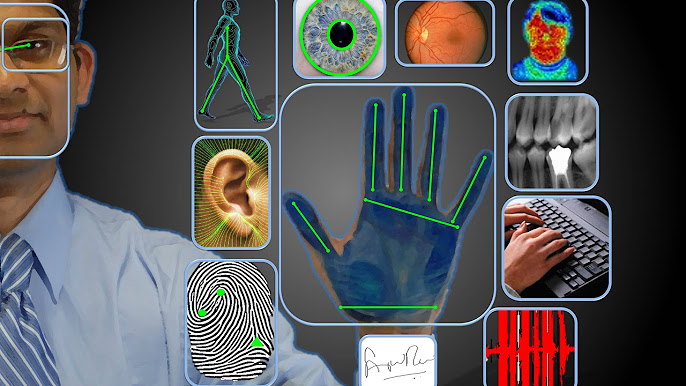
#> input picture raw_imgs/hq.jpg, 686 x 386 px
$ python img-read.py
#> lines starting #> are read from the running program, lines starting #| are printed output that depends on the picture
#1 - pillow lib:for image manip. and processing lib
# ,used for cropping ,resizing ,basic filtering ,but for higher processing
# ,other libs like cv ,skimage ,sklearn are used

from PIL import Image
import numpy as np
from matplotlib import pyplot as plt ,image as mpimg
from skimage import io ,img_as_float ,img_as_ubyte
import cv2

#note images read by PIL are not arrays
img = Image.open('../../raw_imgs/hq.jpg')
#> img is the input picture: PIL image 686x386 RGB; mean R, G, B 86.3, 86.5, 88.2
print(img)
#| <PIL.JpegImagePlugin.JpegImageFile image mode=RGB size=686x386 at 0x7FC831E0BFD0>
img.show()
print(img.format)
#| JPEG

#converting into an array image
numpy_image = np.array(img)
print(numpy_image)
#> (printed output is left out)

print('====================================================')

#2 - Matplotlib
img = mpimg.imread('../../raw_imgs/hq.jpg')
print('Matplot image reading data :' ,type(img))
#| Matplot image reading data : <class 'numpy.ndarray'>
print('Image Shape :' ,img.shape)
#| Image Shape : (386, 686, 3)

plt.imshow(img)
plt.colorbar()


print('====================================================')

#3 - Skimage
img = io.imread('../../raw_imgs/hq.jpg')
print('Skimage image reading data :' ,type(img))
#| Skimage image reading data : <class 'numpy.ndarray'>
plt.imshow(img)


print('====================================================')
#4 - OpenCV

grey_image = cv2.imread('../../raw_imgs/hq.jpg' ,0)
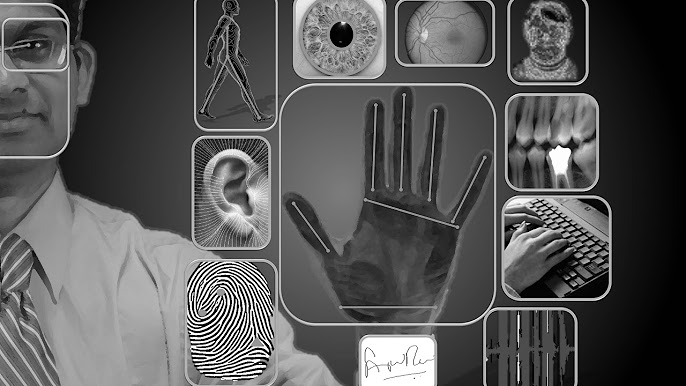
#> grey_image: shape (386, 686); min 0, max 255, mean 86.6
cv2.imshow('Grey_Image' ,grey_image)

colorful_image = cv2.imread('../../raw_imgs/hq.jpg' ,1)
cv2.imshow('Colorful_Image' ,colorful_image)


cv2.waitKey(3000)
cv2.destroyAllWindows()


plt.show()
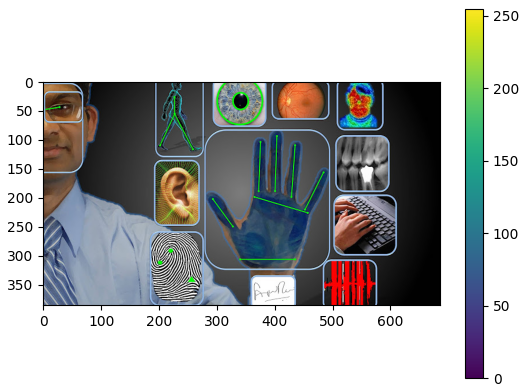
#> figure drawn by matplotlib, 2 panels
